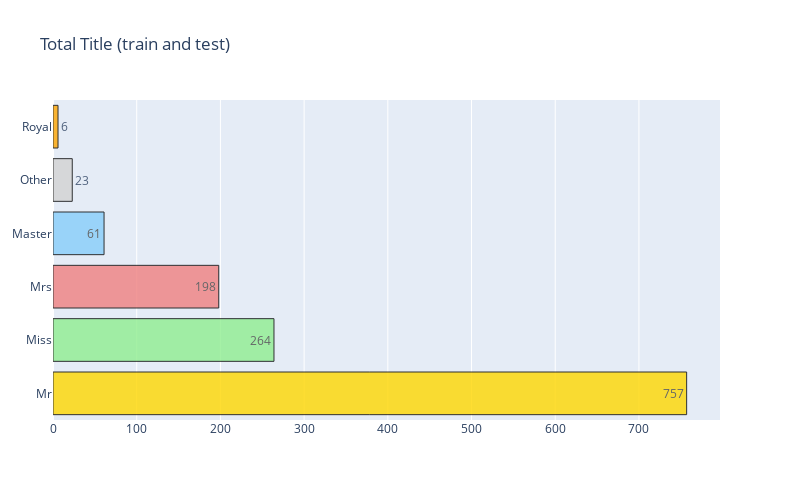

This figure's notebook cell:
### Code cell
barploth('Title')

### Figure 1 — Plotly figure (JSON) as saved in the notebook; plotly's stock layout.template omitted (floating-point values rounded to 4 significant figures)
{"data": [{"marker": {"color": ["gold", "lightgreen", "lightcoral", "lightskyblue", "lightgrey", "orange", "white", "lightpink"], "line": {"color": "black", "width": 1}}, "name": "Title", "opacity": 0.8, "orientation": "h", "text": ["757", "264", "198", "61", "23", "6"], "textposition": "auto", "type": "bar", "x": [757, 264, 198, 61, 23, 6], "y": ["Mr", "Miss", "Mrs", "Master", "Other", "Royal"]}], "layout": {"autosize": true, "height": 500, "margin": {"l": 50}, "title": {"text": "Total Title (train and test)"}, "width": 800}}
